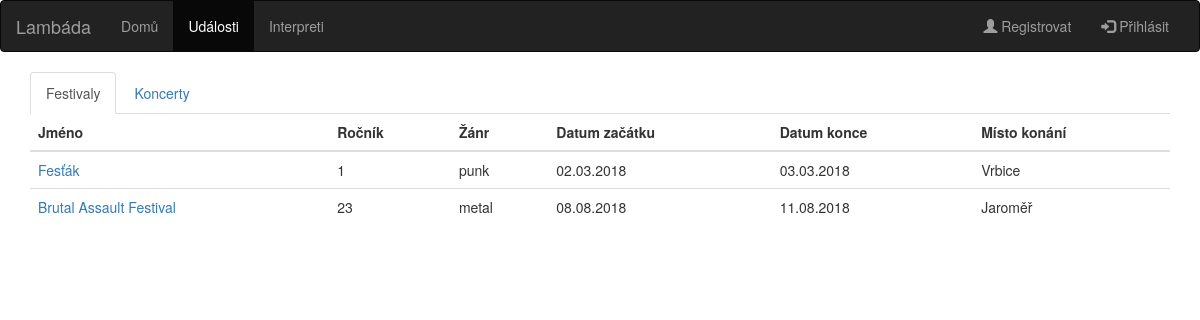
The app's page /udalosti.php with its own data.
### tables this page shows
CREATE TABLE udalost (
  nazev VARCHAR(50),
  dat_zac DATE,
  dat_kon DATE,
  misto_konani VARCHAR(30),
  zanr VARCHAR(20),
  typ VARCHAR (10),
  kapacita INTEGER,
  rocnik INTEGER,
  cena_zaklad INTEGER,
  cena_vip INTEGER
  );

### udalosti.php (the view, shortened to what this page needs)
<!DOCTYPE html>
<html>
	<head>
		<link rel="stylesheet" href="https://maxcdn.bootstrapcdn.com/bootstrap/3.3.7/css/bootstrap.min.css">
	</head>
	<body>
		<?php include 'database.php'; ?>
		<nav class="navbar navbar-inverse">
			<div class="container-fluid">
				<div class="navbar-header">
					<a class="navbar-brand" href="index.php">Lambáda</a>
				</div>
				<div class="collapse navbar-collapse" id="myNavbar">
					<ul class="nav navbar-nav">
						<li><a href="index.php">Domů</a></li>
						<li class="active"><a href="udalosti.php">Události</a></li>
						<li><a href="interpreti.php">Interpreti</a></li>
					</ul>
					<ul class="nav navbar-nav navbar-right <?php if (isset($_SESSION['uzivatel'])) echo hidden?>">
						<li><a href="registration.php"><span class="glyphicon glyphicon-user"></span> Registrovat</a></li>
						<li><a href="#" id="loginPopover" data-toggle="popover" title="Příhlášení" data-placement="bottom" data-html="true" data-content='<?=$loginForm?>'><span class="glyphicon glyphicon-log-in"></span> Přihlásit</a></li>
					</ul>
				</div>
			</div>
		</nav>
		<div class="container">
			<ul class="nav nav-tabs">
				<li class="active"><a data-toggle="tab" href="#festivaly">Festivaly</a></li>
				<li><a data-toggle="tab" href="#koncerty">Koncerty</a></li>
			</ul>
			<div class="tab-content">
				<div id="festivaly" class="tab-pane fade in active">
					<?php
					$sql = "SELECT * FROM udalost WHERE typ='festival' ORDER BY dat_zac";
					$result = $conn->query($sql);
					if ($result->num_rows > 0) { ?>
						<table class='table table-hover'>
							<thead>
								<tr>
									<th>Jméno</th>
									<th>Ročník</th>
									<th>Žánr</th>
									<th>Datum začátku</th>
									<th>Datum konce</th>
									<th>Místo konání</th>
								</tr>
							</thead>
							<tbody>
							<? while($row = $result->fetch_assoc()) {
								$sourceOd = $row["dat_zac"];
								$dateOd = new DateTime($sourceOd);
								$sourceDo = $row["dat_kon"];
								$dateDo = new DateTime($sourceDo);
							?>
								<tr>
								<td> <a href='udalost.php?u=<?echo $row["nazev"]?>'><?echo $row["nazev"]?></a></td>
								<td> <?echo $row["rocnik"]?> </td>
								<td> <?echo $row["zanr"]?> </td>
								<td> <?echo $dateOd->format('d.m.Y')?> </td>
								<td> <?echo $dateDo->format('d.m.Y')?> </td>
								<td> <?echo $row["misto_konani"]?> </td>
								</tr>
							<? } ?>
							</tbody>
						</table>
					<? } ?>
				</div>
			</div>
		</div>
	</body>
</html>

### records on screen
udalost: nazev "Fesťák", rocnik "1", zanr "punk", dat_zac "02.03.2018", dat_kon "03.03.2018", misto_konani "Vrbice"
udalost: nazev "Brutal Assault Festival", rocnik "23", zanr "metal", dat_zac "08.08.2018", dat_kon "11.08.2018", misto_konani "Jaroměř"
